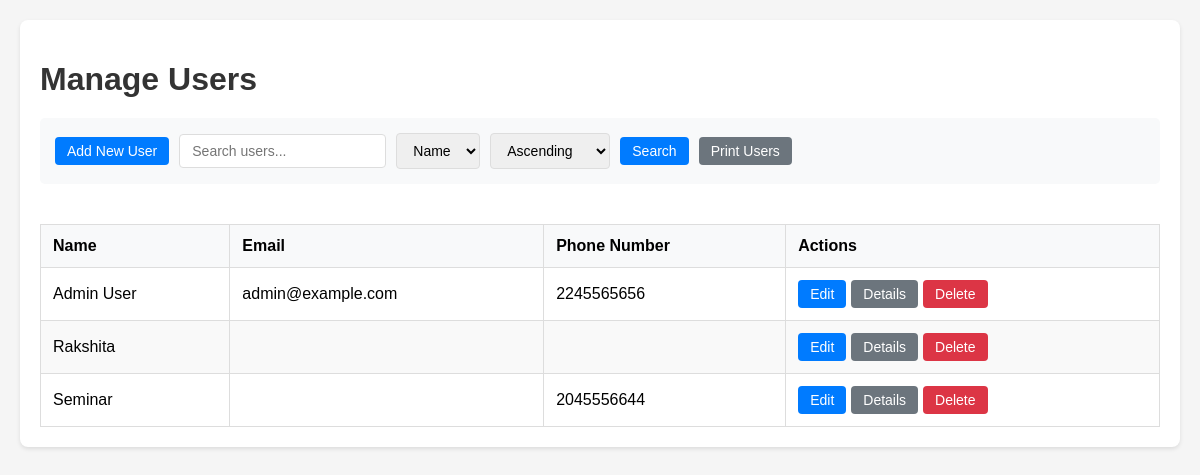
The page /public/manage_users.php (signed in) on the database its author committed.
### tables this page shows
CREATE TABLE `users` (
  `id` int(11) NOT NULL,
  `name` varchar(255) NOT NULL,
  `address` text DEFAULT NULL,
  `phone_number` varchar(15) NOT NULL,
  `email` varchar(255) DEFAULT NULL,
  `emergency_contact_1_name` varchar(255) DEFAULT NULL,
  `emergency_contact_1_phone` varchar(15) DEFAULT NULL,
  `emergency_contact_1_relationship` varchar(255) DEFAULT NULL,
  `emergency_contact_2_name` varchar(255) DEFAULT NULL,
  `emergency_contact_2_phone` varchar(15) DEFAULT NULL,
  `emergency_contact_2_relationship` varchar(255) DEFAULT NULL,
  `image` text DEFAULT NULL,
  `recording_consent` tinyint(1) DEFAULT 0,
  `injury_loss_risk_consent` tinyint(1) DEFAULT 0,
  `created_at` datetime DEFAULT current_timestamp(),
  `signature_date` date DEFAULT NULL,
  `edited_by` varchar(255) DEFAULT NULL
);

### public/manage_users.php (the view, shortened to what this page needs)
<?php
require_once '../config/db_connection.php';
function getUsersData($conn) {
  try {
      $search = $_GET['users_search'] ?? '';
      $sort = $_GET['users_sort'] ?? 'name';
      $order = $_GET['users_order'] ?? 'ASC';
      $query = "SELECT * FROM users";
      $query .= " ORDER BY $sort $order";
      $stmt = $conn->prepare($query);
      $stmt->execute();
      return $stmt->fetchAll(PDO::FETCH_ASSOC);
  } catch (Exception $e) {
      error_log("Error fetching users: " . $e->getMessage());
      return [];
  }
}
$usersData = getUsersData($conn);
?>
<!DOCTYPE html>
<html lang="en">
<head>
</head>
<body>
  <div class="container">
      <h1>Manage Users</h1>
      <div class="search-bar no-print">
          <a href="views/create_user.php" class="btn btn-primary">Add New User</a>
          <form method="GET" style="display: flex; gap: 10px; align-items: center;">
              <input type="text" name="users_search"
                     placeholder="Search users..."
                     value="<?php echo htmlspecialchars($_GET['users_search'] ?? ''); ?>">
              <select name="users_sort">
                  <option value="name" <?php echo ($_GET['users_sort'] ?? '') === 'name' ? 'selected' : ''; ?>>Name</option>
              </select>
              <select name="users_order">
                  <option value="ASC" <?php echo ($_GET['users_order'] ?? '') === 'ASC' ? 'selected' : ''; ?>>Ascending</option>
              </select>
              <button type="submit" class="btn btn-primary">Search</button>
          </form>
          <button onclick="window.print()" class="btn btn-secondary">Print Users</button>
      </div>
      <div class="table-container">
          <table>
              <thead>
                  <tr>
                      <th>Name</th>
                      <th>Email</th>
                      <th>Phone Number</th>
                      <th class="no-print">Actions</th>
                  </tr>
              </thead>
              <tbody>
                  <?php foreach ($usersData as $user): ?>
                  <tr>
                      <td><?php echo htmlspecialchars($user['name']); ?></td>
                      <td><?php echo htmlspecialchars($user['email']); ?></td>
                      <td><?php echo htmlspecialchars($user['phone_number']); ?></td>
                      <td class="no-print">
                          <div class="action-buttons">
                              <a href="views/edit_user.php?id=<?php echo htmlspecialchars($user['id']); ?>&role=user"
                                 class="btn btn-primary">Edit</a>
                              <a href="views/user_details.php?id=<?php echo htmlspecialchars($user['id']); ?>&role=user"
                                 class="btn btn-secondary">Details</a>
                              <form method="POST" action="controllers/user_controller.php" style="display:inline;">
                                  <button type="submit"
                                          class="btn btn-danger"
                                          onclick="return confirm('Are you sure you want to delete this user?');">
                                      Delete
                                  </button>
                              </form>
                          </div>
                      </td>
                  </tr>
                  <?php endforeach; ?>
              </tbody>
          </table>
      </div>
  </div>
</body>
</html>

### public/manage_users.php (style rules this page uses)
body { font-family: Arial, sans-serif; margin: 0; padding: 20px; background-color: #f5f5f5; }
.container { max-width: 1200px; margin: 0 auto; background-color: white; padding: 20px; border-radius: 8px; box-shadow: 0 2px 4px rgba(0,0,0,0.1); }
h1 { color: #333; margin-bottom: 20px; }
.search-bar { margin: 20px 0; padding: 15px; background-color: #f8f9fa; border-radius: 5px; display: flex; gap: 10px; align-items: center; flex-wrap: wrap; }
.search-bar input, .search-bar select { padding: 8px 12px; border: 1px solid #ddd; border-radius: 4px; font-size: 14px; }
.table-container { overflow-x: auto; }
table { width: 100%; border-collapse: collapse; margin-top: 20px; }
th, td { padding: 12px; text-align: left; border: 1px solid #ddd; }
th { background-color: #f8f9fa; font-weight: bold; }
tr:nth-child(even) { background-color: #f9f9f9; }
.action-buttons { display: flex; gap: 5px; }
.btn { padding: 6px 12px; border: none; border-radius: 4px; cursor: pointer; color: white; text-decoration: none; font-size: 14px; }
.btn-primary { background-color: #007bff; }
.btn-secondary { background-color: #6c757d; }
.btn-danger { background-color: #dc3545; }

### rows shown on the page
users: name "Admin User", email "admin@example.com", phone_number "2245565656"
users: name "Rakshita"
users: name "Seminar", phone_number "2045556644"
